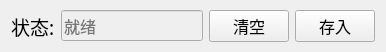
   <widget class="QWidget" name="layoutWidget">
    <property name="geometry">
     <rect>
      <x>20</x>
      <y>250</y>
      <width>311</width>
      <height>47</height>
     </rect>
    </property>
    <property name="sizePolicy">
     <sizepolicy hsizetype="Fixed" vsizetype="Preferred">
      <horstretch>0</horstretch>
      <verstretch>0</verstretch>
     </sizepolicy>
    </property>
    <layout class="QHBoxLayout" name="studentOpe" stretch="1,1,2,2">
     <property name="spacing">
      <number>6</number>
     </property>
     <property name="topMargin">
      <number>10</number>
     </property>
     <property name="bottomMargin">
      <number>10</number>
     </property>
     <item>
      <widget class="QLabel" name="studentStateLabel">
       <property name="sizePolicy">
        <sizepolicy hsizetype="Fixed" vsizetype="Preferred">
         <horstretch>0</horstretch>
         <verstretch>0</verstretch>
        </sizepolicy>
       </property>
       <property name="font">
        <font>
         <family>宋体</family>
         <pointsize>14</pointsize>
        </font>
       </property>
       <property name="text">
        <string>状态:</string>
       </property>
      </widget>
     </item>
     <item>
      <widget class="QLineEdit" name="lineEdit">
       <property name="enabled">
        <bool>false</bool>
       </property>
       <property name="sizePolicy">
        <sizepolicy hsizetype="Fixed" vsizetype="Fixed">
         <horstretch>0</horstretch>
         <verstretch>0</verstretch>
        </sizepolicy>
       </property>
       <property name="font">
        <font>
         <family>Agency FB</family>
         <pointsize>12</pointsize>
         <weight>50</weight>
         <bold>false</bold>
        </font>
       </property>
       <property name="tabletTracking">
        <bool>false</bool>
       </property>
       <property name="contextMenuPolicy">
        <enum>Qt::DefaultContextMenu</enum>
       </property>
       <property name="text">
        <string/>
       </property>
       <property name="placeholderText">
        <string>就绪</string>
       </property>
       <property name="clearButtonEnabled">
        <bool>false</bool>
       </property>
      </widget>
     </item>
     <item>
      <widget class="QPushButton" name="studentButton_2">
       <property name="sizePolicy">
        <sizepolicy hsizetype="Fixed" vsizetype="Fixed">
         <horstretch>0</horstretch>
         <verstretch>0</verstretch>
        </sizepolicy>
       </property>
       <property name="font">
        <font>
         <family>宋体</family>
         <pointsize>12</pointsize>
        </font>
       </property>
       <property name="text">
        <string>清空</string>
       </property>
      </widget>
     </item>
     <item>
      <widget class="QPushButton" name="studentButton">
       <property name="sizePolicy">
        <sizepolicy hsizetype="Fixed" vsizetype="Fixed">
         <horstretch>0</horstretch>
         <verstretch>0</verstretch>
        </sizepolicy>
       </property>
       <property name="font">
        <font>
         <family>宋体</family>
         <pointsize>12</pointsize>
        </font>
       </property>
       <property name="text">
        <string>存入</string>
       </property>
      </widget>
     </item>
    </layout>
   </widget>
